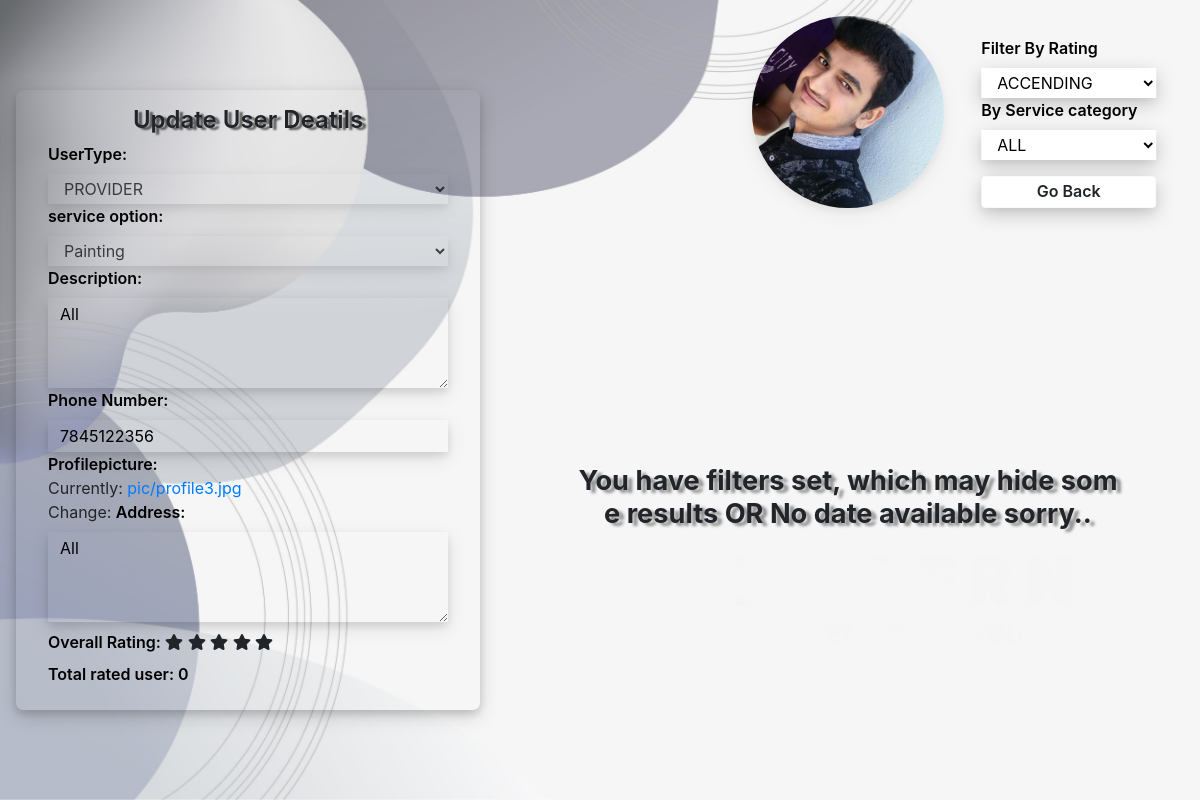
Before: /userHome/1/ with the older database file.
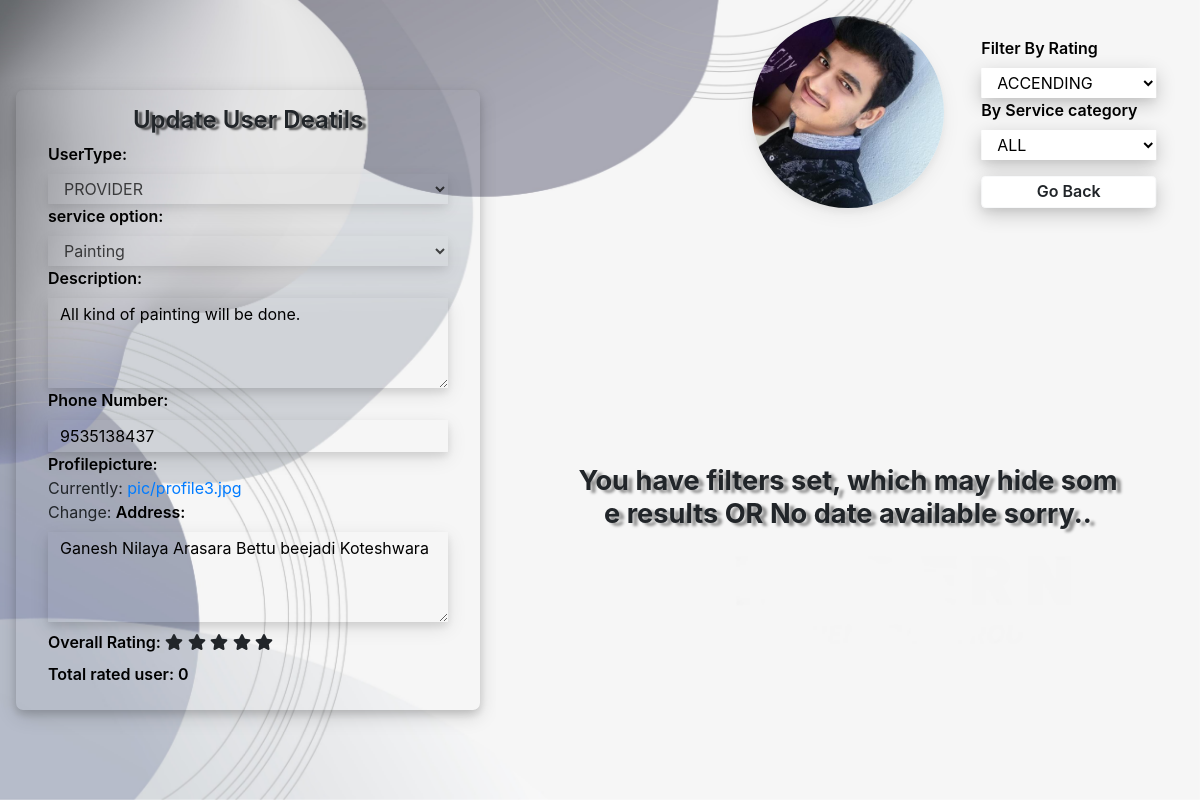
After: the same page with the newer database file.
### core/models.py (models this page shows, shortened)
class Applicationuser(models.Model):
    class Meta:
        ordering =['uid']
    choice = (('provider','PROVIDER'),('seeker','SEEKER'))
    service_category = (
        ('cleaning','Cleaning'),
        ('plumbing','Plumbing'),
        ('electrician','Electrician'),
        ('painting','Painting'),
        ('furniture','Furniture Assembly')
    )
    uid = models.AutoField(primary_key=True)
    user = models.OneToOneField(User,null=True,on_delete=models.SET_NULL)
    user_satus = models.CharField(max_length=10,choices=choice,null=True,blank=True)
    service_catogory = models.CharField(max_length=50,blank=True,null=True,choices=service_category)
    description = models.TextField(blank=True,null=True)
    phonenumber = models.CharField(max_length=10)
    profile_pic = models.ImageField(upload_to='pic/',blank=True,null=True)
    rating = models.IntegerField(default=0)
    rated_user_count = models.IntegerField(default=0)
    address = models.TextField()

### core/views.py (the view)
# urls.py: url(r'^userHome/(?P<user_id>[0-9]+)/$',views.user_page,name="userhome"),
def user_page(request,user_id=None):
    username = Applicationuser.objects.get(uid=user_id).user.username
    Number_of_objects_per_page = 16
    context={}
    obj = Applicationuser.objects.get(uid=user_id )
    if request.method == "POST":
        form = App_user_form(request.POST,request.FILES,instance=obj)
        if form.is_valid():
            form.save()
    else:
        form = App_user_form( instance=obj)
    commentobj = Comment.objects.filter(job__provider__user__username=username)
    filter_rating_query = request.GET.get("filter_rating","accending")
    if filter_rating_query == "accending":
        commentobj = Comment.objects.filter(job__provider__user__username=username).order_by('rating','cid')
    else:
        commentobj = Comment.objects.filter(job__provider__user__username=username).order_by('-rating','cid')
    filter_category_query = request.GET.get("filter_cat","all")
    if filter_category_query == "all":
        pass
    else:
        commentobj = commentobj.filter(Q(job__job_title=filter_category_query))
    if commentobj:
        paginated_object_list = Paginator(commentobj,Number_of_objects_per_page)
        page_number =  request.GET.get('page')
        commentobj = paginated_object_list.get_page(page_number)
    try:
        if int(request.user.applicationuser.uid) == int(user_id):
            context["thirdperson"] = "self"
        else:
            context["thirdperson"] = "thirdperson"
    except Exception as p:
        context["thirdperson"] = "thirdperson"
    context['userobj']= obj
    context['commentobj'] = commentobj
    context['form']=form
    context['image']= Applicationuser.objects.get(uid=user_id).profile_pic.url
    return render(request,'user.html',context)

### core/forms.py
class App_user_form(forms.ModelForm):
    class Meta:
        model = Applicationuser
        fields = '__all__'
        exclude= ('uid','user','rating','rated_user_count')
        labels ={
            'user_satus' :'Select UserType',
            'phonenumber' : "Enter Phone Number",
            'profile_pic':"Select Profilepicture",
            'address':  "Enter Address",
            'service_catogory': "Enter service option"
        }
        widgets = {
             'description': forms.Textarea(attrs={'rows':2}),
             'address': forms.Textarea(attrs={'rows':2}),
        }

### template/user.html (shortened to what the changed rows need)
<!DOCTYPE html>
{% load custumTags %}
{% load static %}
{% load crispy_forms_tags %}
<html lang="en">
<head>
    <link rel="stylesheet" href="https://cdnjs.cloudflare.com/ajax/libs/font-awesome/4.7.0/css/font-awesome.min.css">
    <link rel="stylesheet" href="https://maxcdn.bootstrapcdn.com/bootstrap/4.0.0/css/bootstrap.min.css">
</head>
<body>
     <div class="maincontainer" >
        <div class="content-container" >
            <div class="left-content">
                    <form class="userform" method="POST" enctype="multipart/form-data">
                        <h4 class="updateheading">Update User Deatils</h4>
                        {{ form }}
                        <label class="mt-2">Overall Rating:  </label>
                         {% for x in "stars" %}
                            {% if forloop.counter <= userobj.rating %}
                                <span class="fa fa-star checked"></span>
                            {% else %}
                                <span class="fa fa-star"></span>
                            {% endif %}
                        {% endfor %}
                        <br>
                        <label >Total rated user:  {{userobj.rated_user_count}}</label>
                    </form>
            </div>
            <div class="right-content">
                    <div class="container">
                    <div class="container_content">
                    {% for value in commentobj %}
                            <div class="card-container" onclick="gotoJobDash('{{value.job_id}}')">
                                    <div class="card-leftpart">
                                        <h5 class="commenter">{{value.job.seeker.user.username}}<span class="commentdate">{{value.timestamp}}</span></h5>
                                        <p class="comment">{{value.content}}</p>
                                        <span class="center_icon"></span>
                                        {% if value.job.job_title == "electrician" %}
                                            <i class="fas fa-charging-station"></i>
                                        {% elif value.job.job_title == "furniture" %}
                                                <i class="fas fa-chair"></i>
                                        {% elif value.job.job_title == "painting" %}
                                                <i class="fas fa-paint-roller"></i>
                                        {% elif value.job.job_title == "cleaning" %}
                                                <i class="fas fa-broom"></i>
                                        {% else%}
                                                <i class="fas fa-wrench"></i>
                                        {% endif %}
                                    </div>
                                    <div class="card-rightpart">
                                            {% for x in "stars" %}
                                                {% if forloop.counter <= value.rating %}
                                                    <span class="fa fa-star checked"></span>
                                                {% else %}
                                                    <span class="fa fa-star"></span>
                                                {% endif %}
                                            {% endfor %}
                                    </div>
                            </div>
                    {% empty %}
                        <h1 class="errormsg">You have filters set, which may hide some results OR No date available sorry..</h1>
                    {% endfor %}
                    </div>
                </div>
            </div>
        </div>
    </div>
</body>
</html>

Changed rows visible on the page:
changed Applicationuser "PROVIDER": description "All" → "All kind of painting will be done."; phonenumber "7845122356" → "9535138437"; address "All" → "Ganesh Nilaya Arasara Bettu beejadi Koteshwara"
